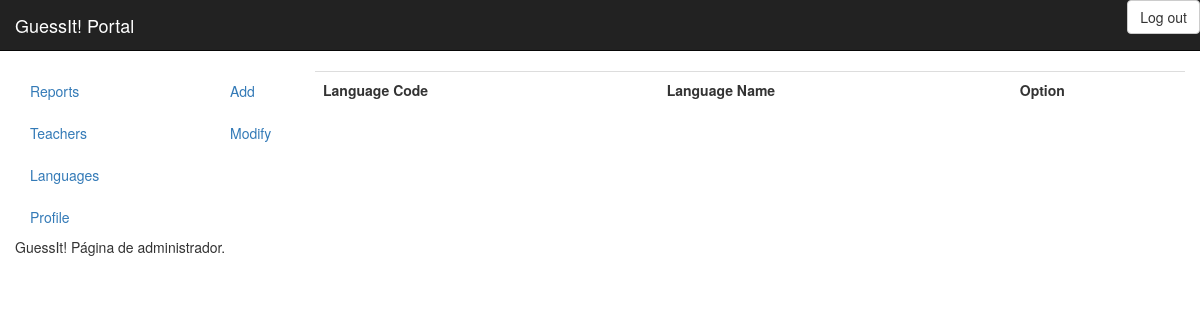
Before: /GuessIt/index.php/Main/show_languages_modify_admin with the older database file.
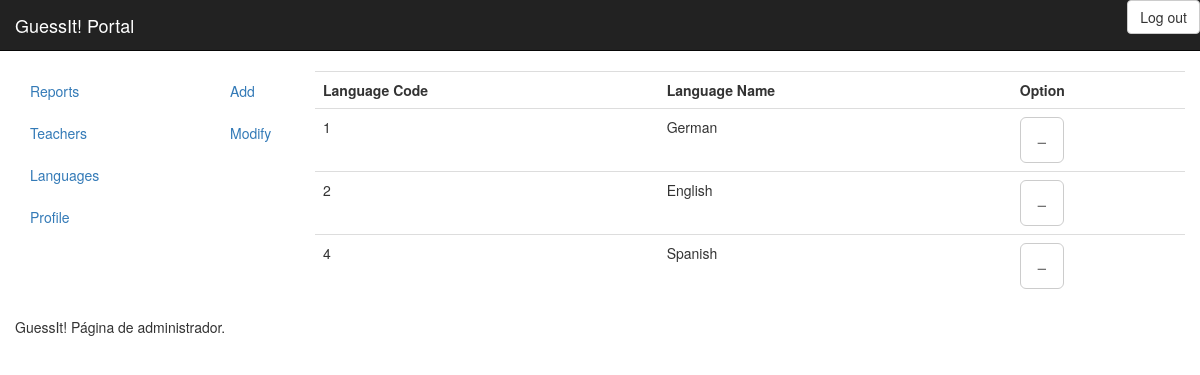
After: the same page with the newer database file.
### tables this page shows
CREATE TABLE `idiomas` (
  `id` int(11) NOT NULL,
  `nombre` varchar(32) NOT NULL
);

### GuessIt/application/controllers/Main.php (called while the page is built, shortened)
<?php
class Main extends CI_Controller
{
	function show_languages_modify_admin(){
		$this->load->view('main/admin/header');
		$this->load->view('main/admin/side_menu');
		$this->load->view('slave_menus/admin/slave_menu_languages');
		$this->load->view('content/admin/language_modify');
		$this->load->view('main/admin/footer');
	}
}

### GuessIt/index.php (called while the page is built, shortened)
<?php
require_once BASEPATH.'core/CodeIgniter.php';

### GuessIt/scripts/get_languages_modify.php (the view, shortened to what this page needs)
<?php
$mysqli = mysqli_connect("localhost","root","","guessit");
		$res = mysqli_query($mysqli, "SELECT * FROM idiomas");
		if(count($res) > 0){
			echo '<table class="table">';
			echo '<tr>';
				echo '<th> Language Code </th>';
				echo '<th> Language Name </th>';
				echo '<th> Option </th>';
			echo '</tr>';
			foreach($res as $row){
				echo '<tr>';
					echo "<td>".$row['id']."</td>";
					echo "<td>".$row['nombre']."</td>";
					echo '<td><button type="button" class="btn btn-default btn-lg"><span class="glyphicon glyphicon-minus aria-hidden="true"></span></button></td>';
				echo '</tr>';
			}
			echo '</table>';
}
?>

### GuessIt/application/views/main/admin/header.php (shortened to what this page needs)
<!DOCTYPE html>
<html lang="en">
	<head>
		<link href="<?php echo base_url('css/bootstrap.min.css')?>" rel="stylesheet">
		<link href="<?php echo base_url('js/bootstrap.js')?>" rel="stylesheet">
	</head>
<body>
<nav class="navbar navbar-inverse navbar-static-top">
	<div class="container-fluid">
		<div class="navbar-header">
			<a class="navbar-brand" href="<?php echo base_url('index.php/Main/show_main_admin/')?>">GuessIt! Portal</a>
		</div>
		<div class="collapse navbar-collapse" id="bs-example-navbar-collapse-1">
			<ul class="nav navbar-nav navbar-right">
    					<span class="pull-right">
    						<a class="btn btn-default" href="<?php echo base_url('index.php/Main/logout_user');?>">Log out</a>
    					</span>
    			</ul>
    		</div>
	</div>
</nav>
<div class="container-fluid">

### GuessIt/application/views/main/admin/side_menu.php
<div class="row">
<div class="col-md-2">
	<ul class="nav nav-pills nav-stacked">
		<li role="presentation"><a href="<?php echo base_url('index.php/Main/show_report_admin')?>"> Reports </a></li>
		<li role="presentation"><a href="<?php echo base_url('index.php/Main/show_slave_teacher_admin')?>"> Teachers </a></li>
		<li role="presentation"><a href="<?php echo base_url('index.php/Main/show_languages_admin')?>"> Languages </a></li>
		<li role="presentation"><a href="<?php echo base_url('index.php/Main/show_profile_admin')?>"> Profile </a></li>
	</ul>
</div>

### GuessIt/application/views/slave_menus/admin/slave_menu_languages.php
<div class="col-md-1">
	<ul class="nav nav-pills nav-stacked">
		<li role="presentation"><a href="<?php echo base_url('index.php/Main/show_languages_add_admin')?>"> Add </a></li>
		<li role="presentation"><a href="<?php echo base_url('index.php/Main/show_languages_modify_admin')?>"> Modify </a></li>
	</ul>
</div>

### GuessIt/application/views/content/admin/language_modify.php
<div class="col-md-9">
	<?php
		include('scripts/get_languages_modify.php');
	?>
</div>

### GuessIt/application/views/main/admin/footer.php
</div>
<footer>
	<p> GuessIt! Página de administrador. </p>
</footer>
</body>
</html>

Changed rows visible on the page:
added idiomas: id "1", nombre "German"
added idiomas: id "2", nombre "English"
added idiomas: id "4", nombre "Spanish"
